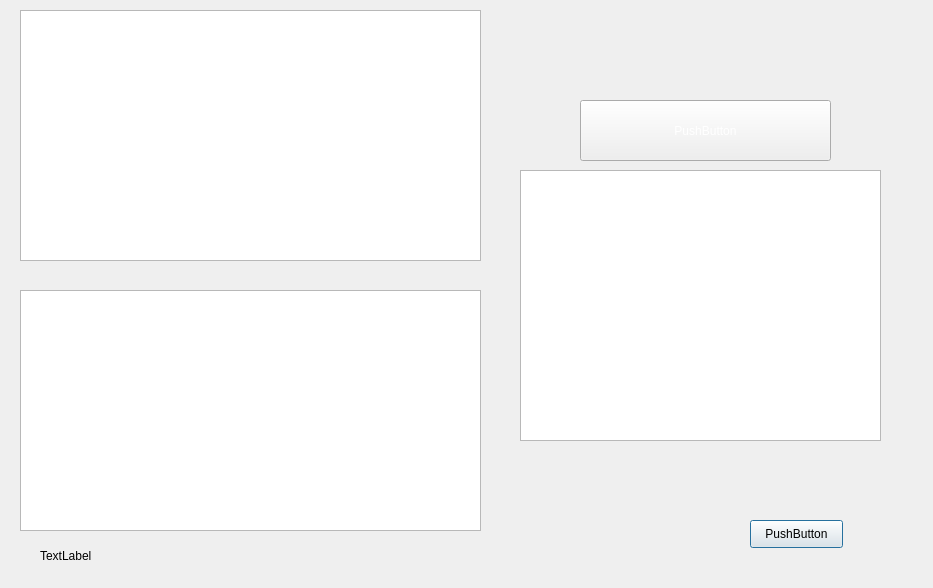
<?xml version="1.0" encoding="UTF-8"?>
<ui version="4.0">
 <class>vitaminC</class>
 <widget class="QDialog" name="vitaminC">
  <property name="geometry">
   <rect>
    <x>0</x>
    <y>0</y>
    <width>933</width>
    <height>588</height>
   </rect>
  </property>
  <property name="windowTitle">
   <string>Vitamin C</string>
  </property>
  <widget class="QPushButton" name="pushButton">
   <property name="geometry">
    <rect>
     <x>750</x>
     <y>520</y>
     <width>93</width>
     <height>28</height>
    </rect>
   </property>
   <property name="styleSheet">
    <string notr="true">background-image: url(:/img/img/orangeButton2.jpg);</string>
   </property>
   <property name="text">
    <string>PushButton</string>
   </property>
  </widget>
  <widget class="QPlainTextEdit" name="plainTextEdit">
   <property name="geometry">
    <rect>
     <x>20</x>
     <y>10</y>
     <width>461</width>
     <height>251</height>
    </rect>
   </property>
   <property name="styleSheet">
    <string notr="true">font: 16pt &quot;MS Shell Dlg 2&quot;;</string>
   </property>
   <property name="plainText">
    <string/>
   </property>
  </widget>
  <widget class="QPlainTextEdit" name="plainTextEdit_2">
   <property name="geometry">
    <rect>
     <x>20</x>
     <y>290</y>
     <width>461</width>
     <height>241</height>
    </rect>
   </property>
   <property name="styleSheet">
    <string notr="true">font: 16pt &quot;MS Shell Dlg 2&quot;;</string>
   </property>
   <property name="plainText">
    <string/>
   </property>
  </widget>
  <widget class="QPlainTextEdit" name="plainTextEdit_3">
   <property name="geometry">
    <rect>
     <x>520</x>
     <y>170</y>
     <width>361</width>
     <height>271</height>
    </rect>
   </property>
   <property name="styleSheet">
    <string notr="true">font: 10pt &quot;MS Shell Dlg 2&quot;;</string>
   </property>
   <property name="plainText">
    <string/>
   </property>
  </widget>
  <widget class="QPushButton" name="pushButton_2">
   <property name="geometry">
    <rect>
     <x>580</x>
     <y>100</y>
     <width>251</width>
     <height>61</height>
    </rect>
   </property>
   <property name="styleSheet">
    <string notr="true">font: 75 16pt &quot;MS Shell Dlg 2&quot;;
color: rgb(255, 255, 255);
background-image: url(:/img/img/buttons3.jpg);</string>
   </property>
   <property name="text">
    <string>PushButton</string>
   </property>
  </widget>
  <widget class="QLabel" name="label">
   <property name="geometry">
    <rect>
     <x>40</x>
     <y>530</y>
     <width>331</width>
     <height>51</height>
    </rect>
   </property>
   <property name="styleSheet">
    <string notr="true">font: 75 12pt &quot;MS Shell Dlg 2&quot;;</string>
   </property>
   <property name="text">
    <string>TextLabel</string>
   </property>
  </widget>
 </widget>
 <resources/>
 <connections/>
</ui>
